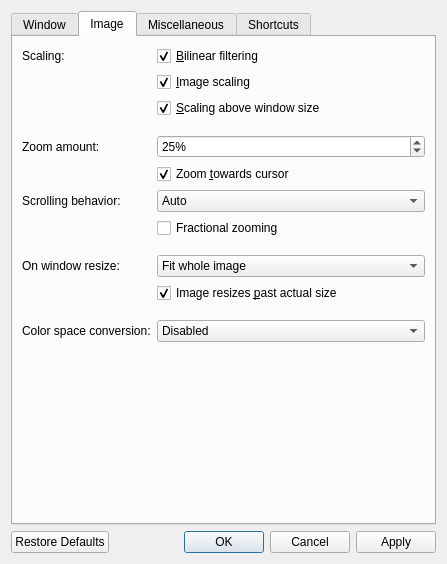
<?xml version="1.0" encoding="UTF-8"?>
<ui version="4.0">
 <class>QVOptionsDialog</class>
 <widget class="QDialog" name="QVOptionsDialog">
  <property name="windowModality">
   <enum>Qt::WindowModality::NonModal</enum>
  </property>
  <property name="geometry">
   <rect>
    <x>0</x>
    <y>0</y>
    <width>447</width>
    <height>562</height>
   </rect>
  </property>
  <property name="windowTitle">
   <string>Settings</string>
  </property>
  <layout class="QVBoxLayout" name="verticalLayout">
   <item>
    <widget class="QTabWidget" name="tabWidget">
     <property name="focusPolicy">
      <enum>Qt::FocusPolicy::NoFocus</enum>
     </property>
     <property name="currentIndex">
      <number>1</number>
     </property>
     <widget class="QWidget" name="window">
      <property name="layoutDirection">
       <enum>Qt::LayoutDirection::LeftToRight</enum>
      </property>
      <attribute name="title">
       <string>Window</string>
      </attribute>
      <layout class="QFormLayout" name="formLayout">
       <item row="0" column="0">
        <widget class="QCheckBox" name="bgColorCheckbox">
         <property name="text">
          <string>Back&amp;ground color:</string>
         </property>
         <property name="checked">
          <bool>true</bool>
         </property>
        </widget>
       </item>
       <item row="0" column="1">
        <widget class="QPushButton" name="bgColorButton">
         <property name="focusPolicy">
          <enum>Qt::FocusPolicy::NoFocus</enum>
         </property>
        </widget>
       </item>
       <item row="1" column="0">
        <widget class="QLabel" name="label">
         <property name="toolTip">
          <string>Changes the amount of information displayed in the titlebar</string>
         </property>
         <property name="text">
          <string>Titlebar text:</string>
         </property>
        </widget>
       </item>
       <item row="1" column="1">
        <widget class="QRadioButton" name="titlebarRadioButton0">
         <property name="text">
          <string>&amp;Basic</string>
         </property>
        </widget>
       </item>
       <item row="2" column="1">
        <widget class="QRadioButton" name="titlebarRadioButton1">
         <property name="text">
          <string>&amp;Minimal</string>
         </property>
         <property name="checked">
          <bool>true</bool>
         </property>
        </widget>
       </item>
       <item row="3" column="1">
        <widget class="QRadioButton" name="titlebarRadioButton2">
         <property name="text">
          <string>&amp;Practical</string>
         </property>
        </widget>
       </item>
       <item row="4" column="1">
        <widget class="QRadioButton" name="titlebarRadioButton3">
         <property name="text">
          <string>&amp;Verbose</string>
         </property>
        </widget>
       </item>
       <item row="5" column="1">
        <spacer name="horizontalSpacer_4">
         <property name="orientation">
          <enum>Qt::Orientation::Horizontal</enum>
         </property>
         <property name="sizeHint" stdset="0">
          <size>
           <width>40</width>
           <height>5</height>
          </size>
         </property>
        </spacer>
       </item>
       <item row="6" column="1">
        <widget class="QComboBox" name="windowResizeComboBox">
         <property name="toolTip">
          <string>Control when the window should resize to fit the image's actual size</string>
         </property>
         <property name="currentIndex">
          <number>0</number>
         </property>
         <item>
          <property name="text">
           <string>Never</string>
          </property>
         </item>
         <item>
          <property name="text">
           <string>When launching</string>
          </property>
         </item>
         <item>
          <property name="text">
           <string>When opening images</string>
          </property>
         </item>
        </widget>
       </item>
       <item row="6" column="0">
        <widget class="QLabel" name="label_6">
         <property name="toolTip">
          <string>Control when the window should resize to fit the image's actual size</string>
         </property>
         <property name="text">
          <string>Window matches image size:</string>
         </property>
        </widget>
       </item>
       <item row="7" column="1">
        <widget class="QSpinBox" name="minWindowResizeSpinBox">
         <property name="toolTip">
          <string>Control the minimum size that the window should reach when matching the image's actual size</string>
         </property>
         <property name="suffix">
          <string>% of screen size</string>
         </property>
         <property name="minimum">
          <number>0</number>
         </property>
         <property name="maximum">
          <number>100</number>
         </property>
         <property name="singleStep">
          <number>5</number>
         </property>
         <property name="value">
          <number>20</number>
         </property>
        </widget>
       </item>
       <item row="7" column="0">
        <widget class="QLabel" name="minWindowResizeLabel">
         <property name="text">
          <string>Minimum size:</string>
         </property>
        </widget>
       </item>
       <item row="8" column="1">
        <widget class="QSpinBox" name="maxWindowResizeSpinBox">
         <property name="toolTip">
          <string>Control the maximum size that the window should reach when matching the image's actual size</string>
         </property>
         <property name="suffix">
          <string>% of screen size</string>
         </property>
         <property name="minimum">
          <number>0</number>
         </property>
         <property name="maximum">
          <number>100</number>
         </property>
         <property name="singleStep">
          <number>5</number>
         </property>
         <property name="value">
          <number>70</number>
         </property>
        </widget>
       </item>
       <item row="8" column="0">
        <widget class="QLabel" name="maxWindowResizeLabel">
         <property name="toolTip">
          <string>Control the maximum size that the window should reach when matching the image's actual size</string>
         </property>
         <property name="text">
          <string>Maximum size:</string>
         </property>
        </widget>
       </item>
       <item row="9" column="1">
        <spacer name="horizontalSpacer_3">
         <property name="orientation">
          <enum>Qt::Orientation::Horizontal</enum>
         </property>
         <property name="sizeHint" stdset="0">
          <size>
           <width>40</width>
           <height>5</height>
          </size>
         </property>
        </spacer>
       </item>
       <item row="10" column="1">
        <widget class="QCheckBox" name="menubarCheckbox">
         <property name="text">
          <string>Show menubar</string>
         </property>
        </widget>
       </item>
       <item row="11" column="1">
        <widget class="QCheckBox" name="detailsInFullscreen">
         <property name="toolTip">
          <string>Choose whether or not to display the titlebar text while in fullscreen</string>
         </property>
         <property name="text">
          <string>Show titlebar text in fullscreen</string>
         </property>
        </widget>
       </item>
       <item row="12" column="1">
        <widget class="QCheckBox" name="darkTitlebarCheckbox">
         <property name="toolTip">
          <string>Choose whether or not the titlebar should always be dark regardless of your chosen macOS appearance</string>
         </property>
         <property name="text">
          <string>&amp;Titlebar always dark</string>
         </property>
         <property name="checked">
          <bool>true</bool>
         </property>
        </widget>
       </item>
       <item row="13" column="1">
        <widget class="QCheckBox" name="quitOnLastWindowCheckbox">
         <property name="text">
          <string>&amp;Quit on last window closed</string>
         </property>
        </widget>
       </item>
       <item row="14" column="0" colspan="2">
        <widget class="QGroupBox" name="visualEffectsGroupBox">
         <property name="title">
          <string>Visual Effects</string>
         </property>
         <layout class="QGridLayout" name="gridLayout_ve">
          <item row="0" column="0">
           <widget class="QCheckBox" name="openCloseAnimCheckbox">
            <property name="text">
             <string>Enable open/close animation</string>
            </property>
           </widget>
          </item>
          <item row="0" column="1">
           <widget class="QSpinBox" name="openCloseAnimDurationSpinBox">
            <property name="suffix">
             <string> ms</string>
            </property>
            <property name="minimum">
             <number>50</number>
            </property>
            <property name="maximum">
             <number>2000</number>
            </property>
            <property name="singleStep">
             <number>25</number>
            </property>
            <property name="value">
             <number>250</number>
            </property>
           </widget>
          </item>
          <item row="1" column="0">
           <widget class="QCheckBox" name="overlayEnabledCheckbox">
            <property name="text">
             <string>Dark overlay outside image</string>
            </property>
           </widget>
          </item>
          <item row="1" column="1">
           <widget class="QSpinBox" name="overlayOpacitySpinBox">
            <property name="suffix">
             <string> opacity</string>
            </property>
            <property name="minimum">
             <number>0</number>
            </property>
            <property name="maximum">
             <number>255</number>
            </property>
            <property name="value">
             <number>153</number>
            </property>
           </widget>
          </item>
          <item row="2" column="0">
           <widget class="QCheckBox" name="filmStripPinnedCheckbox">
            <property name="text">
             <string>Pin film-strip</string>
            </property>
           </widget>
          </item>
          <item row="2" column="1">
           <widget class="QSpinBox" name="filmStripTimeoutSpinBox">
            <property name="suffix">
             <string> ms</string>
            </property>
            <property name="minimum">
             <number>500</number>
            </property>
            <property name="maximum">
             <number>15000</number>
            </property>
            <property name="singleStep">
             <number>100</number>
            </property>
            <property name="value">
             <number>3000</number>
            </property>
           </widget>
          </item>
         </layout>
        </widget>
       </item>
      </layout>
     </widget>
     <widget class="QWidget" name="image">
      <attribute name="title">
       <string>Image</string>
      </attribute>
      <layout class="QFormLayout" name="formLayout_4">
       <item row="0" column="0">
        <widget class="QLabel" name="label_2">
         <property name="text">
          <string>Scaling:</string>
         </property>
        </widget>
       </item>
       <item row="0" column="1">
        <widget class="QCheckBox" name="filteringCheckbox">
         <property name="toolTip">
          <string>Turn this off to see individual pixels</string>
         </property>
         <property name="text">
          <string>&amp;Bilinear filtering</string>
         </property>
         <property name="checked">
          <bool>true</bool>
         </property>
        </widget>
       </item>
       <item row="1" column="1">
        <widget class="QCheckBox" name="scalingCheckbox">
         <property name="toolTip">
          <string>Images appear aliased (having jagged edges) without this, but it is faster</string>
         </property>
         <property name="text">
          <string>&amp;Image scaling</string>
         </property>
         <property name="checked">
          <bool>true</bool>
         </property>
        </widget>
       </item>
       <item row="2" column="1">
        <widget class="QCheckBox" name="scalingTwoCheckbox">
         <property name="toolTip">
          <string>Choose whether or not the image continues to be scaled when zooming above the window size (can be laggier with large images)</string>
         </property>
         <property name="text">
          <string>&amp;Scaling above window size</string>
         </property>
         <property name="checked">
          <bool>true</bool>
         </property>
        </widget>
       </item>
       <item row="3" column="1">
        <spacer name="horizontalSpacer_2">
         <property name="orientation">
          <enum>Qt::Orientation::Horizontal</enum>
         </property>
         <property name="sizeHint" stdset="0">
          <size>
           <width>40</width>
           <height>5</height>
          </size>
         </property>
        </spacer>
       </item>
       <item row="4" column="0">
        <widget class="QLabel" name="label_3">
         <property name="toolTip">
          <string>The amount to zoom every scroll wheel click</string>
         </property>
         <property name="text">
          <string>Zoom amount:</string>
         </property>
        </widget>
       </item>
       <item row="4" column="1">
        <widget class="QSpinBox" name="scaleFactorSpinBox">
         <property name="toolTip">
          <string>The amount to zoom every scroll wheel click</string>
         </property>
         <property name="suffix">
          <string notr="true">%</string>
         </property>
         <property name="minimum">
          <number>1</number>
         </property>
         <property name="maximum">
          <number>200</number>
         </property>
         <property name="singleStep">
          <number>5</number>
         </property>
         <property name="value">
          <number>25</number>
         </property>
        </widget>
       </item>
       <item row="5" column="1">
        <widget class="QCheckBox" name="cursorZoomCheckbox">
         <property name="toolTip">
          <string>Choose whether or not zooming in and out above 100% zoom will zoom towards the cursor</string>
         </property>
         <property name="text">
          <string>Zoom &amp;towards cursor</string>
         </property>
         <property name="checked">
          <bool>true</bool>
         </property>
        </widget>
       </item>
       <item row="6" column="1">
        <widget class="QComboBox" name="scrollZoomsComboBox">
         <property name="currentText">
          <string>Auto</string>
         </property>
         <property name="currentIndex">
          <number>1</number>
         </property>
         <item>
          <property name="text">
           <string>Zoom</string>
          </property>
         </item>
         <item>
          <property name="text">
           <string>Auto</string>
          </property>
         </item>
         <item>
          <property name="text">
           <string>Scroll</string>
          </property>
         </item>
        </widget>
       </item>
       <item row="6" column="0">
        <widget class="QLabel" name="label_9">
         <property name="toolTip">
          <string>When enabled, the scrolling action zooms the image</string>
         </property>
         <property name="text">
          <string>Scrolling behavior:</string>
         </property>
        </widget>
       </item>
       <item row="9" column="1">
        <widget class="QComboBox" name="cropModeComboBox">
         <property name="sizePolicy">
          <sizepolicy hsizetype="Preferred" vsizetype="Preferred">
           <horstretch>0</horstretch>
           <verstretch>0</verstretch>
          </sizepolicy>
         </property>
         <property name="toolTip">
          <string>Ignores select sides of an image when fitting to window (some sides will extend beyond the window boundaries)</string>
         </property>
         <item>
          <property name="text">
           <string>Fit whole image</string>
          </property>
         </item>
         <item>
          <property name="text">
           <string>Fit height</string>
          </property>
         </item>
         <item>
          <property name="text">
           <string>Fit width</string>
          </property>
         </item>
        </widget>
       </item>
       <item row="9" column="0">
        <widget class="QLabel" name="cropModeLabel">
         <property name="toolTip">
          <string>Ignores select sides of an image when fitting to window (some sides will extend beyond the window boundaries)</string>
         </property>
         <property name="text">
          <string>On window resize:</string>
         </property>
        </widget>
       </item>
       <item row="10" column="1">
        <widget class="QCheckBox" name="pastActualSizeCheckbox">
         <property name="toolTip">
          <string>Stop the image from going past its actual size when resizing the window - you can still zoom past it though</string>
         </property>
         <property name="text">
          <string>Image resizes &amp;past actual size</string>
         </property>
         <property name="checked">
          <bool>true</bool>
         </property>
        </widget>
       </item>
       <item row="11" column="1">
        <spacer name="horizontalSpacer_9">
         <property name="orientation">
          <enum>Qt::Orientation::Horizontal</enum>
         </property>
         <property name="sizeHint" stdset="0">
          <size>
           <width>40</width>
           <height>5</height>
          </size>
         </property>
        </spacer>
       </item>
       <item row="12" column="1">
        <widget class="QComboBox" name="colorSpaceConversionComboBox">
         <property name="sizePolicy">
          <sizepolicy hsizetype="Preferred" vsizetype="Preferred">
           <horstretch>0</horstretch>
           <verstretch>0</verstretch>
          </sizepolicy>
         </property>
         <item>
          <property name="text">
           <string>Disabled</string>
          </property>
         </item>
         <item>
          <property name="text">
           <string>Auto-detect</string>
          </property>
         </item>
         <item>
          <property name="text">
           <string>sRGB</string>
          </property>
         </item>
         <item>
          <property name="text">
           <string>Display P3</string>
          </property>
         </item>
        </widget>
       </item>
       <item row="12" column="0">
        <widget class="QLabel" name="colorSpaceConversionLabel">
         <property name="text">
          <string>Color space conversion:</string>
         </property>
        </widget>
       </item>
       <item row="7" column="1">
        <widget class="QCheckBox" name="fractionalZoomCheckbox">
         <property name="toolTip">
          <string>Use hardware fractional scroll wheel steps when zooming, or always zoom with distinct steps</string>
         </property>
         <property name="text">
          <string>Fractional zooming</string>
         </property>
        </widget>
       </item>
       <item row="8" column="1">
        <spacer name="horizontalSpacer">
         <property name="orientation">
          <enum>Qt::Orientation::Horizontal</enum>
         </property>
         <property name="sizeHint" stdset="0">
          <size>
           <width>40</width>
           <height>5</height>
          </size>
         </property>
        </spacer>
       </item>
      </layout>
     </widget>
     <widget class="QWidget" name="misc">
      <attribute name="title">
       <string>Miscellaneous</string>
      </attribute>
      <layout class="QFormLayout" name="formLayout_3">
       <item row="0" column="0">
        <widget class="QLabel" name="langComboLabel">
         <property name="text">
          <string>Language:</string>
         </property>
        </widget>
       </item>
       <item row="0" column="1">
        <widget class="QComboBox" name="langComboBox"/>
       </item>
       <item row="1" column="0">
        <widget class="QLabel" name="label_8">
         <property name="text">
          <string>Sort files by:</string>
         </property>
        </widget>
       </item>
       <item row="1" column="1">
        <widget class="QComboBox" name="sortComboBox">
         <item>
          <property name="text">
           <string>Name</string>
          </property>
         </item>
         <item>
          <property name="text">
           <string>Date Modified</string>
          </property>
         </item>
         <item>
          <property name="text">
           <string>Date Created</string>
          </property>
         </item>
         <item>
          <property name="text">
           <string>Size</string>
          </property>
         </item>
         <item>
          <property name="text">
           <string>Type</string>
          </property>
         </item>
         <item>
          <property name="text">
           <string>Random</string>
          </property>
         </item>
        </widget>
       </item>
       <item row="2" column="1">
        <widget class="QRadioButton" name="descendingRadioButton0">
         <property name="text">
          <string>A&amp;scending</string>
         </property>
         <property name="checked">
          <bool>true</bool>
         </property>
        </widget>
       </item>
       <item row="3" column="1">
        <widget class="QRadioButton" name="descendingRadioButton1">
         <property name="text">
          <string>D&amp;escending</string>
         </property>
        </widget>
       </item>
       <item row="4" column="1">
        <spacer name="horizontalSpacer_6">
         <property name="orientation">
          <enum>Qt::Orientation::Horizontal</enum>
         </property>
         <property name="sizeHint" stdset="0">
          <size>
           <width>40</width>
           <height>5</height>
          </size>
         </property>
        </spacer>
       </item>
       <item row="5" column="0">
        <widget class="QLabel" name="label_7">
         <property name="toolTip">
          <string>Controls the amount of images preloaded</string>
         </property>
         <property name="text">
          <string>Preloading:</string>
         </property>
        </widget>
       </item>
       <item row="5" column="1">
        <widget class="QComboBox" name="preloadingComboBox">
         <property name="toolTip">
          <string>Controls the amount of images preloaded</string>
         </property>
         <property name="currentIndex">
          <number>0</number>
         </property>
         <item>
          <property name="text">
           <string>Disabled</string>
          </property>
         </item>
         <item>
          <property name="text">
           <string>Adjacent</string>
          </property>
         </item>
         <item>
          <property name="text">
           <string>Extended</string>
          </property>
         </item>
        </widget>
       </item>
       <item row="6" column="1">
        <widget class="QCheckBox" name="loopFoldersCheckbox">
         <property name="toolTip">
          <string>Controls whether or not qView should go back to the first item after reaching the end of a folder</string>
         </property>
         <property name="text">
          <string>&amp;Loop through folders</string>
         </property>
         <property name="checked">
          <bool>true</bool>
         </property>
        </widget>
       </item>
       <item row="7" column="1">
        <spacer name="horizontalSpacer_5">
         <property name="orientation">
          <enum>Qt::Orientation::Horizontal</enum>
         </property>
         <property name="sizeHint" stdset="0">
          <size>
           <width>40</width>
           <height>5</height>
          </size>
         </property>
        </spacer>
       </item>
       <item row="8" column="0">
        <widget class="QLabel" name="label_4">
         <property name="text">
          <string>Slideshow direction:</string>
         </property>
        </widget>
       </item>
       <item row="8" column="1">
        <widget class="QComboBox" name="slideshowDirectionComboBox">
         <item>
          <property name="text">
           <string>Forward</string>
          </property>
         </item>
         <item>
          <property name="text">
           <string>Backward</string>
          </property>
         </item>
        </widget>
       </item>
       <item row="9" column="0">
        <widget class="QLabel" name="label_5">
         <property name="text">
          <string>Slideshow timer:</string>
         </property>
        </widget>
       </item>
       <item row="9" column="1">
        <widget class="QDoubleSpinBox" name="slideshowTimerSpinBox">
         <property name="suffix">
          <string> sec</string>
         </property>
         <property name="decimals">
          <number>1</number>
         </property>
         <property name="minimum">
          <double>0.100000000000000</double>
         </property>
         <property name="maximum">
          <double>999.899999999999977</double>
         </property>
         <property name="singleStep">
          <double>0.100000000000000</double>
         </property>
        </widget>
       </item>
       <item row="10" column="1">
        <spacer name="horizontalSpacer_7">
         <property name="orientation">
          <enum>Qt::Orientation::Horizontal</enum>
         </property>
         <property name="sizeHint" stdset="0">
          <size>
           <width>40</width>
           <height>5</height>
          </size>
         </property>
        </spacer>
       </item>
       <item row="14" column="1">
        <widget class="QCheckBox" name="mimeContentDetectionCheckbox">
         <property name="toolTip">
          <string>Detect supported files in folder even if extension isn't recognized (may be slow with larger/network folders)</string>
         </property>
         <property name="text">
          <string>Allow &amp;MIME content detection</string>
         </property>
        </widget>
       </item>
       <item row="15" column="1">
        <widget class="QCheckBox" name="saveRecentsCheckbox">
         <property name="text">
          <string>Save &amp;recent files</string>
         </property>
        </widget>
       </item>
       <item row="16" column="1">
        <widget class="QCheckBox" name="updateCheckbox">
         <property name="text">
          <string extracomment="The notifications are for new qView releases">&amp;Update notifications on startup</string>
         </property>
        </widget>
       </item>
       <item row="17" column="1">
        <widget class="QCheckBox" name="skipHiddenCheckbox">
         <property name="toolTip">
          <string>Skip hidden files when browsing to the next/previous file</string>
         </property>
         <property name="text">
          <string extracomment="Don't view files with 'hidden' attribute">Skip hidden files</string>
         </property>
        </widget>
       </item>
       <item row="11" column="1">
        <widget class="QComboBox" name="afterDeletionComboBox">
         <property name="currentIndex">
          <number>1</number>
         </property>
         <item>
          <property name="text">
           <string>Move Back</string>
          </property>
         </item>
         <item>
          <property name="text">
           <string>Do Nothing</string>
          </property>
         </item>
         <item>
          <property name="text">
           <string>Move Forward</string>
          </property>
         </item>
        </widget>
       </item>
       <item row="11" column="0">
        <widget class="QLabel" name="label_10">
         <property name="text">
          <string>After deletion:</string>
         </property>
        </widget>
       </item>
       <item row="12" column="1">
        <widget class="QCheckBox" name="askDeleteCheckbox">
         <property name="text">
          <string>&amp;Ask before deleting files</string>
         </property>
        </widget>
       </item>
       <item row="13" column="1">
        <spacer name="horizontalSpacer_8">
         <property name="orientation">
          <enum>Qt::Orientation::Horizontal</enum>
         </property>
         <property name="sizeHint" stdset="0">
          <size>
           <width>40</width>
           <height>5</height>
          </size>
         </property>
        </spacer>
       </item>
      </layout>
     </widget>
     <widget class="QWidget" name="shortcuts">
      <attribute name="title">
       <string>Shortcuts</string>
      </attribute>
      <layout class="QVBoxLayout" name="verticalLayout_2">
       <item>
        <widget class="QTableWidget" name="shortcutsTable">
         <property name="editTriggers">
          <set>QAbstractItemView::EditTrigger::NoEditTriggers</set>
         </property>
         <property name="alternatingRowColors">
          <bool>true</bool>
         </property>
         <property name="selectionMode">
          <enum>QAbstractItemView::SelectionMode::SingleSelection</enum>
         </property>
         <property name="selectionBehavior">
          <enum>QAbstractItemView::SelectionBehavior::SelectRows</enum>
         </property>
         <property name="showGrid">
          <bool>false</bool>
         </property>
         <property name="rowCount">
          <number>0</number>
         </property>
         <property name="columnCount">
          <number>2</number>
         </property>
         <attribute name="horizontalHeaderCascadingSectionResizes">
          <bool>true</bool>
         </attribute>
         <attribute name="horizontalHeaderDefaultSectionSize">
          <number>150</number>
         </attribute>
         <attribute name="horizontalHeaderHighlightSections">
          <bool>false</bool>
         </attribute>
         <attribute name="horizontalHeaderStretchLastSection">
          <bool>true</bool>
         </attribute>
         <attribute name="verticalHeaderVisible">
          <bool>false</bool>
         </attribute>
         <column>
          <property name="text">
           <string>Action</string>
          </property>
         </column>
         <column>
          <property name="text">
           <string>Shortcuts</string>
          </property>
         </column>
        </widget>
       </item>
      </layout>
     </widget>
    </widget>
   </item>
   <item>
    <widget class="QDialogButtonBox" name="buttonBox">
     <property name="focusPolicy">
      <enum>Qt::FocusPolicy::NoFocus</enum>
     </property>
     <property name="orientation">
      <enum>Qt::Orientation::Horizontal</enum>
     </property>
     <property name="standardButtons">
      <set>QDialogButtonBox::StandardButton::Apply|QDialogButtonBox::StandardButton::Cancel|QDialogButtonBox::StandardButton::Ok|QDialogButtonBox::StandardButton::RestoreDefaults</set>
     </property>
    </widget>
   </item>
  </layout>
 </widget>
 <resources/>
 <connections>
  <connection>
   <sender>buttonBox</sender>
   <signal>rejected()</signal>
   <receiver>QVOptionsDialog</receiver>
   <slot>reject()</slot>
   <hints>
    <hint type="sourcelabel">
     <x>325</x>
     <y>332</y>
    </hint>
    <hint type="destinationlabel">
     <x>286</x>
     <y>274</y>
    </hint>
   </hints>
  </connection>
  <connection>
   <sender>buttonBox</sender>
   <signal>accepted()</signal>
   <receiver>QVOptionsDialog</receiver>
   <slot>accept()</slot>
   <hints>
    <hint type="sourcelabel">
     <x>257</x>
     <y>332</y>
    </hint>
    <hint type="destinationlabel">
     <x>157</x>
     <y>274</y>
    </hint>
   </hints>
  </connection>
 </connections>
</ui>
